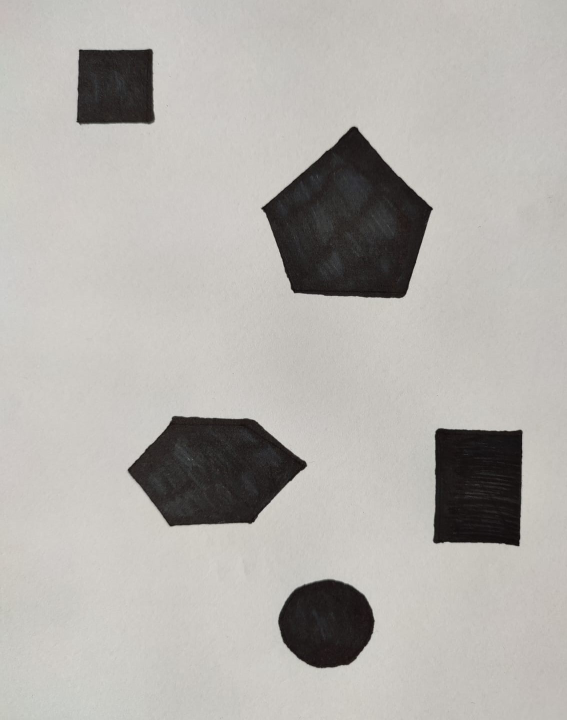
#> input picture normal.png, 567 x 720 px
$ jupyter execute code.ipynb
#> lines starting #> are read from the running program, lines starting #| are printed output that depends on the picture; after the words box and inside, x2 and y2 are one past the last pixel; in counts of white or black regions, pixels touching at a corner belong together
### Shape Detection Project :
    1. Aim of this project:
        - Detecting shapes in a real world image using douglas-peucker algorithm

[cell 1]
import numpy as np
import cv2
import math

[cell 2]
img = int(input("""
      Choose one of the images below to detecting:
      1-)normal, 2-)shade1, 3-)shade2, 4-)shade3, 5-)flash
      """))
#> the answer given: 1

[cell 3]
#read , grayscale, blur
g_blur = 15
match img:
    case 1:
        img_normal = cv2.imread('normal.png') #adaptive mean
        img_normal_gray = cv2.cvtColor(img_normal, cv2.COLOR_BGR2GRAY)
        img_b = cv2.GaussianBlur(img_normal_gray, (g_blur, g_blur), 0)

    case 2:
        img_shade1 = cv2.imread('shade1.png') #adaptive gaussian
        img_shade_gray1 = cv2.cvtColor(img_shade1, cv2.COLOR_BGR2GRAY)
        img_b = cv2.GaussianBlur(img_shade_gray1, (g_blur, g_blur), 0)

    case 3:
        img_shade2 = cv2.imread('shade2.png') #adaptive mean,gaussian
        img_shade_gray2 = cv2.cvtColor(img_shade2, cv2.COLOR_BGR2GRAY)
        img_b = cv2.GaussianBlur(img_shade_gray2, (g_blur, g_blur), 0)

    case 4:
        img_shade3 = cv2.imread('shade3.png') #adaptive gaussian
        img_shade_gray3 = cv2.cvtColor(img_shade3, cv2.COLOR_BGR2GRAY)
        img_b = cv2.GaussianBlur(img_shade_gray3, (3, 3), 0)

    case 5:
        img_flash = cv2.imread('shapes_flas.jpg')
        img_flash_gray = cv2.cvtColor(img_flash, cv2.COLOR_BGR2GRAY)
        img_b = cv2.GaussianBlur(img_flash_gray, (g_blur, g_blur), 0)

[cell 4]
# show the blurred image
cv2.imshow('shapes', img_b)
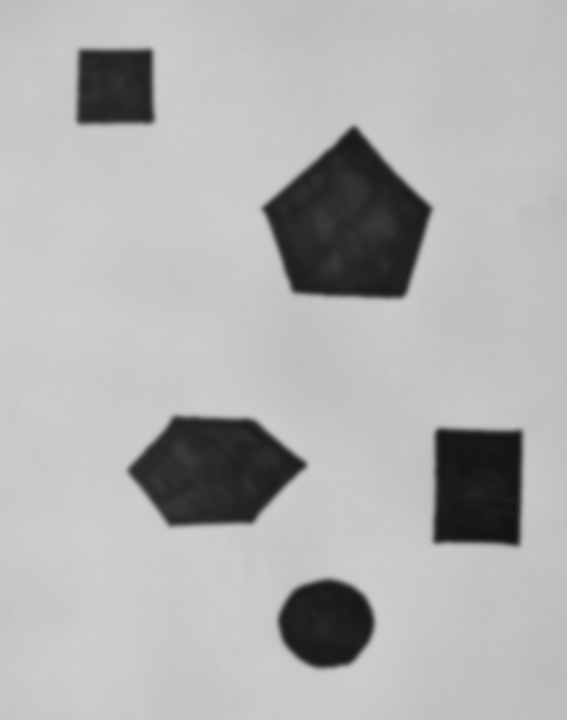
#> window 'shapes': shape (720, 567); min 18, max 207, mean 176.4
cv2.waitKey(0)
cv2.destroyAllWindows()

[cell 5]
#adaptive thresholding
# bunun sonucu siyah üzerine beyaz çizgili sınırlar
# shade 1 için işe yaramıyor
# block size 15: default 21
# block size düşünce daha iyi sonuç elde ettim
match img:
    case 1:
        th = cv2.adaptiveThreshold(img_b, 255,
        cv2.ADAPTIVE_THRESH_MEAN_C, cv2.THRESH_BINARY_INV, 21, 10)

    case 2:
        th = cv2.adaptiveThreshold(img_b, 255,
        cv2.ADAPTIVE_THRESH_GAUSSIAN_C,cv2.THRESH_BINARY_INV , 19, 10)

    case 3:
        th = cv2.adaptiveThreshold(img_b, 255,
        cv2.ADAPTIVE_THRESH_GAUSSIAN_C, cv2.THRESH_BINARY_INV, 21, 10)

    case 4:
        th = cv2.adaptiveThreshold(img_b, 255,
        cv2.ADAPTIVE_THRESH_GAUSSIAN_C, cv2.THRESH_BINARY_INV, 23, 11)
    case 5:
        #flash için yaz
        pass


cv2.imshow('shapes', th)
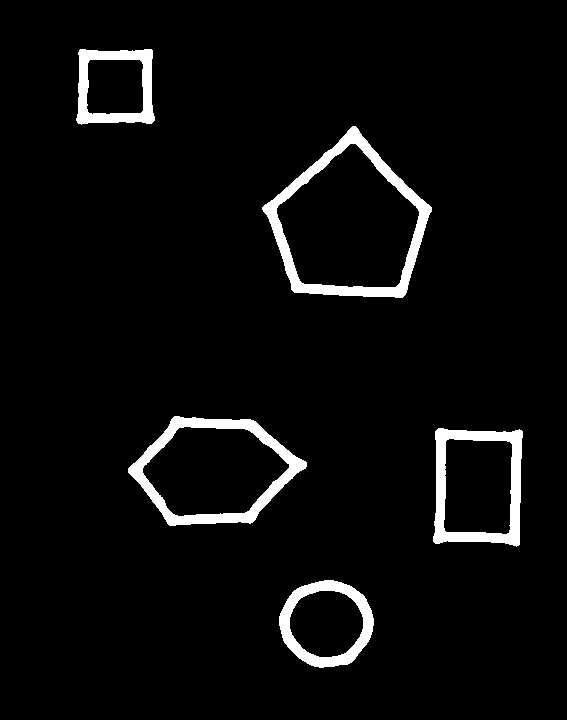
#> window 'shapes': shape (720, 567); 4.4% white; 5 white regions, box (x1, y1, x2, y2) and area: (262, 126, 432, 298) 4946, (128, 416, 307, 526) 4194, (433, 428, 523, 547) 3616, (279, 580, 374, 668) 2651, (76, 49, 155, 125) 2517
cv2.waitKey(0)
cv2.destroyAllWindows()

[cell 6]
# first [144  49] second  [143  50]
def ssd(first, second):
    sum = 0
    x_differ = abs(first[0]- second[0])
    y_differ = abs(first[1]- second[1])
    sum =  x_differ**2 + y_differ**2
    return sum

[cell 7]
def simplyfy_list(corners):#[[[]],[[]]] ilk bulduğumu eledim diye köşeler kayıyor
    co = len(corners) #12
    ret_list = []
    for i in range(co): #0
        flag = True
        for j in range(i+1,co):
            ssd1 = ssd(corners[i][0],corners[j][0])
            if ssd1>100:
                flag = False
        if not flag:
            ret_list.append(corners[i][0])

    return ret_list

[cell 8]
def angle_of_vectors(c1,c2):  # c1 =[236,233]
    a = c1[0]
    b = c1[1]
    c = c2[0]
    d = c2[1]
    dot_product = a*c + b*d
    # for three dimensional simply add dotProduct = a*c + b*d  + e*f
    mod_of_vector1 = math.sqrt( a*a + b*b)*math.sqrt(c*c + d*d)
    # for three dimensional simply add modOfVector = math.sqrt( a*a + b*b + e*e)*math.sqrt(c*c + d*d +f*f)
    angle = dot_product/mod_of_vector1
    angle_degree = math.degrees(math.acos(angle))
    return angle_degree

[cell 9]
#p1 = [ 81  50] ...
# vector = destination-source, p1 == source,p2 == destination
def vector_of_points(p1,p2):
    x = p2[0]-p1[0]
    y = p2[1]-p1[1]
    return [x,y]

[cell 10]
def douglas_peucker(points, epsilon):
    if len(points) <= 2:
        return points

    dmax = 0
    index = 0

    for i in range(1, len(points) - 1):
        d = perpendicular_distance(points[i], points[0], points[-1])
        if d > dmax:
            index = i
            dmax = d

    if dmax > epsilon:
        part1 = douglas_peucker(points[:index + 1], epsilon)
        part2 = douglas_peucker(points[index:], epsilon)

        return np.vstack((part1[:-1], part2))
    else:
        return np.array([points[0], points[-1]])

def perpendicular_distance(point, line_start, line_end):
    if np.all(line_start == line_end):
        return np.linalg.norm(point - line_start)

    return np.abs(np.linalg.norm(np.cross(line_end - line_start, line_start - point))) / np.linalg.norm(line_end - line_start)

def is_square(contour):
    #contour (147,49),(79,51),(79,123),(153,120)
    is_square = False
    x=[]
    y=[]
    for i in range(len(contour)-1):
        first_corner = contour[i]
        x.append(abs(contour[i+1][0]-first_corner[0]))
        y.append(abs(contour[i+1][1]-first_corner[1]))

    ratio = max(x)/max(y)

    if 1.05> ratio>0.95:
        is_square = True
    return is_square


def is_line(contour):
    num = len(contour)
    if (num==2):
        return True
    else:
        for i in range(num-2): #contour[i] = [144  49]
            p1 = contour[i]
            p2 = contour[i+1]
            p3 = contour[i+2]
            v1 = vector_of_points(p1,p2)
            v2 = vector_of_points(p1,p3)
            ang = angle_of_vectors(v1,v2)
            if ang > 50:
                return True
            else:
                return False
        #slope gradientine bak


def get_polygon_type(contour):
    num_vertices = len(contour)
    if num_vertices == 3:
        return "Triangle"
    elif num_vertices == 4:
        if is_square(contour):
            return "Square"
        else:
            return "Rectangular"

    elif num_vertices == 5:
        return "Pentagon"
    elif num_vertices == 6:
        return "Hexagon"
    else:
        if(is_line(contour)):
            print("here")
            return "Line"
        else:
            return "Polygon or circle"
                #circle minEnclosingCircle()

[cell 11]
# Find contours
contours, hierarchy = cv2.findContours(th, cv2.RETR_EXTERNAL, cv2.CHAIN_APPROX_SIMPLE)
#print(len(contours))

# Iterate through contours
for contour in contours:
    # Filter out small contours
    if cv2.contourArea(contour) < 100 :
        continue

    # Douglas-Peucker approximation with epsilon value (adjust as needed)
    epsilon = 9.0  # Adjust the epsilon value to control the approximation level bigger = more precise
    # epsilon 11 for shade3
    simplified_contour = douglas_peucker(contour[:, 0, :], epsilon)

    # Draw the simplified contour as a polygon
    simplified_contour = simplified_contour.reshape((-1, 1, 2)).astype(np.int32)

    #print(simplified_contour)
    match img:
        case 1:
            a = img_normal
        case 2:
            a =  img_shade1
        case 3:
            a =  img_shade2
        case 4:
            a =  img_shade3
        case 5:
            a =  img_flash

    # Get the type of polygon
    simplified_contour1 = simplyfy_list(simplified_contour)
    polygon_type = get_polygon_type(simplified_contour1)

    if not polygon_type=="Line":
       cv2.drawContours(a, [simplified_contour], 0, (0, 255, 255), 2)

    #print(polygon_type)
    #print(simplified_contour1)
    # Calculate the centroid of the polygon
    M = cv2.moments(simplified_contour)
    cX = int(M["m10"] / M["m00"])
    cY = int(M["m01"] / M["m00"])
    if not polygon_type=="Line":
        # Write the polygon type as text near the centroid
        cv2.putText(a, polygon_type, (cX - 50, cY), cv2.FONT_HERSHEY_SIMPLEX, 0.5, (0, 255, 0), 2)
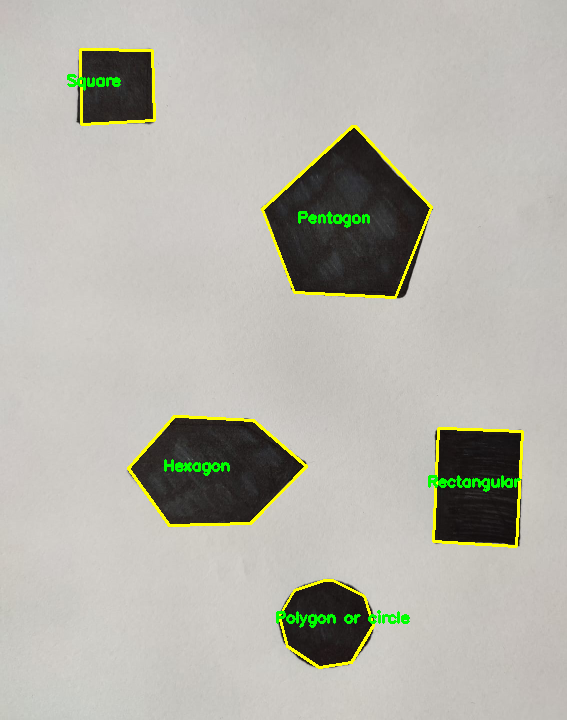
#> a: shape (720, 567, 3); mean B, G, R 170.2, 179.8, 180.8


# Display the image with detected shapes
cv2.imshow('Shapes', a)
cv2.waitKey(0)
cv2.destroyAllWindows()

$ run again, with flash.png copied over normal.png
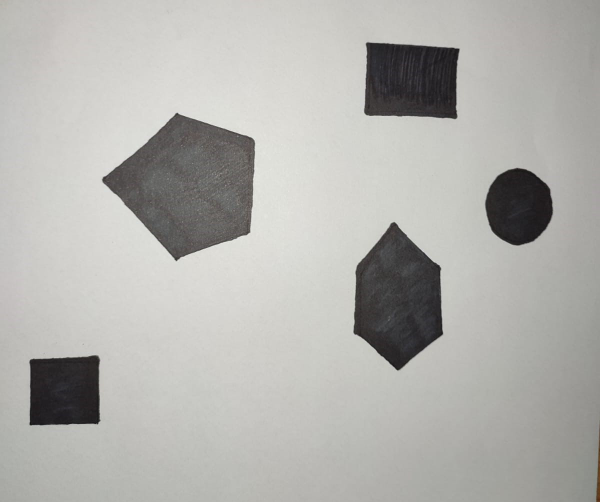
#> input picture flash.png, 600 x 502 px
#> `cv2.imshow('shapes', th)`:
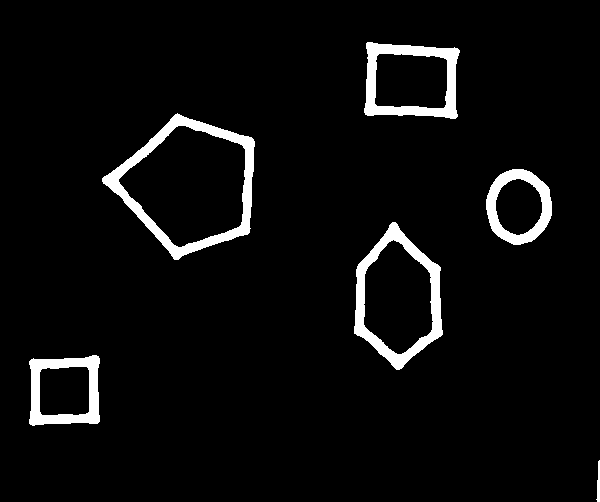
#> window 'shapes': shape (502, 600); 4.7% white; 6 white regions, box (x1, y1, x2, y2) and area: (102, 113, 255, 260) 3984, (354, 222, 443, 370) 3260, (364, 42, 460, 119) 2772, (29, 355, 100, 426) 2237, (486, 169, 552, 245) 1938, (596, 460, 600, 502) 106
#> after the loop `for contour in contours:`:
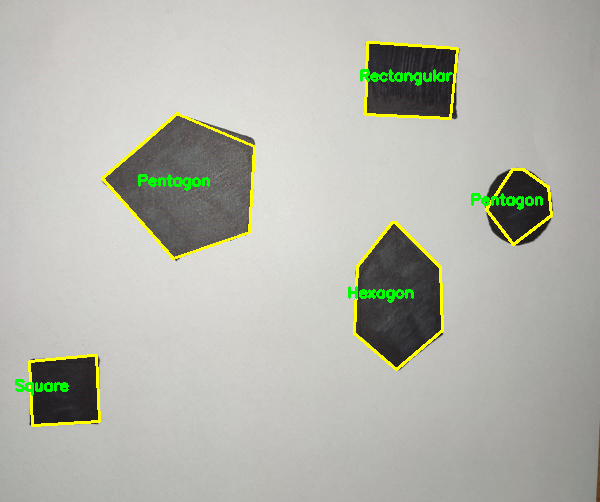
#> a: shape (502, 600, 3); mean B, G, R 171.4, 181.5, 179.9
